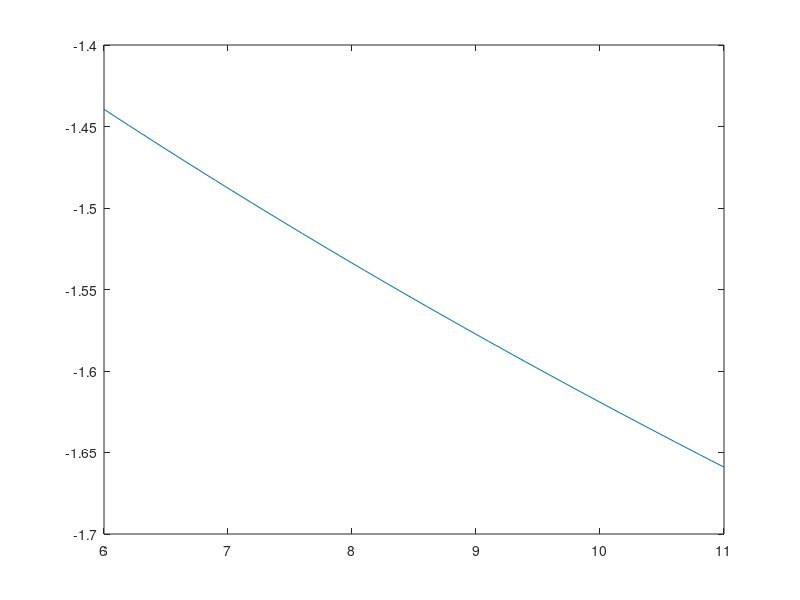

Here is the MATLAB script that generated this plot:
clear
clc

cArray = 6 : 0.1 : 11;
L = length(cArray);

for ii = 1 : L
    C = cArray(ii);
    x0 = -3.0;
    n = 3;

    f = @(x) 3*x^3 - 3*x + sinh(x) + C;
    d = @(x) 9*x^2 - 3 + cosh(x);

    xArray = x0;

    for n = 1 : n
        xArray(n+1) = (xArray(n) - (f(xArray(n))/d(xArray(n))));
    end
    results(ii) = xArray(end);
end

plot(cArray, results);
